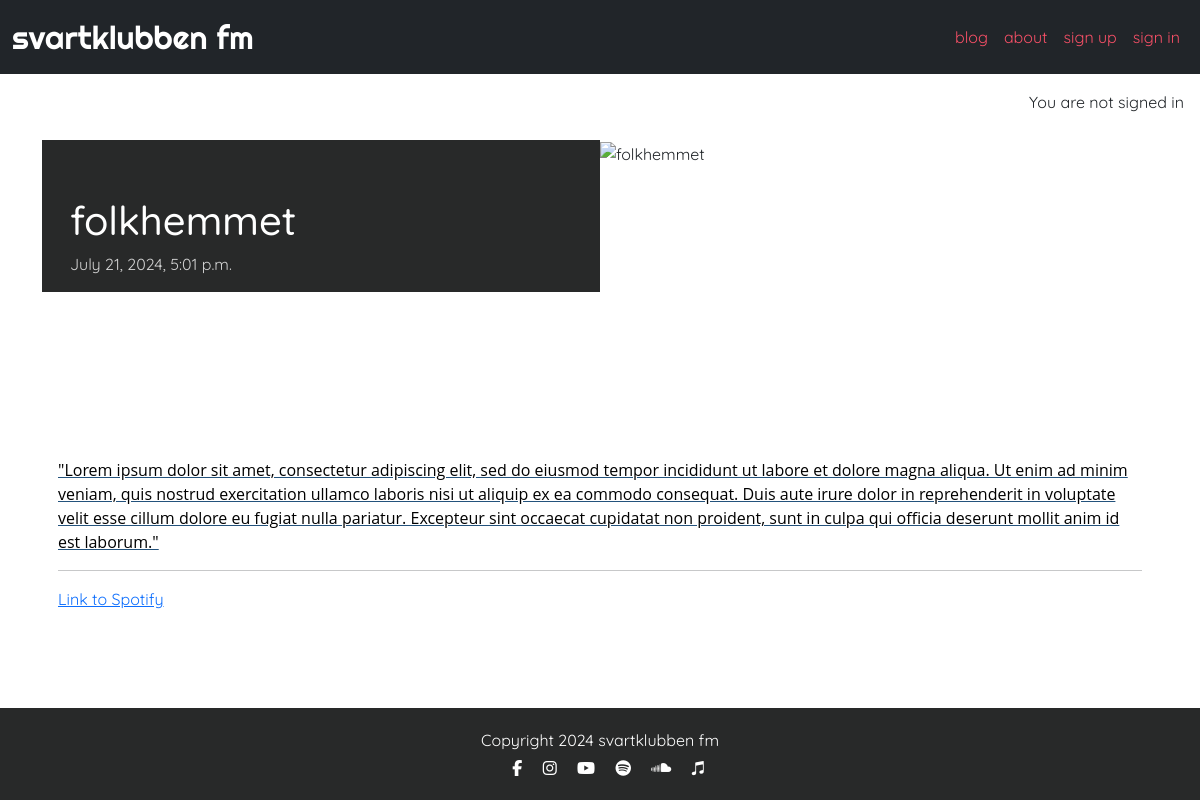
The page /folkhemmet-slug/ on the database its author committed.
### blog/models.py (models this page shows, shortened)
class Post(models.Model):
    title = models.CharField(max_length=200, unique=True)
    slug = models.SlugField(max_length=200, unique=True)
    label = models.CharField(max_length=200, default='content_type')
    author = models.ForeignKey(
        User, on_delete=models.CASCADE, related_name="blog_posts"
    )
    featured_image = CloudinaryField('image', default='placeholder')
    content = models.TextField()
    created_on = models.DateTimeField(auto_now_add=True)
    status = models.IntegerField(choices=STATUS, default=0)
    excerpt = models.TextField(blank=True)
    updated_on = models.DateTimeField(auto_now=True)
    class Meta:
        ordering = ["-created_on"]

### blog/views.py (the view)
# urls.py: path('<slug:slug>/', views.post_detail, name='post_detail'),
def post_detail(request, slug):
    queryset = Post.objects.filter(status=1)
    post = get_object_or_404(queryset, slug=slug)
    return render(
        request,
        "blog/post_detail.html",
        {"post": post},
    )

### blog/templates/blog/post_detail.html
{% extends 'base.html' %} {% block content %}
{% load static %}
<div class="masthead">
    <div class="container">
        <div class="row g-0">
            <div class="col-md-6 masthead-text">
                <h1 class="post-title">{{ post.title }}</h1>
                <p class="post-subtitle">{{ post.created_on }}</p>
            </div>
            <div class="d-none d-md-block col-md-6 masthead-image">
                {% if "placeholder" in post.featured_image.url %}
                <img src="{% static 'images/fyrplats-vinter.png' %}" class="scale"
                alt="placeholder image">
                {% else %}
                <img src="{{ post.featured_image.url }}" class="scale"
                alt="{{ post.title }}">
                {% endif %}
            </div>
        </div>
    </div>
</div>
<div class="container">
    <div class="row">
        <div class="col card mb-4  mt-3 left  top">
            <div class="card-body">
                <p class="card-text">
                    {{ post.content | safe }}
                </p>
            </div>
        </div>
    </div>
</div>
{% endblock content %}

### static/css/style.css (style rules this page uses)
body { background-color: #F9FAFC; font-family: Quicksand, sans-serif; }
.main-bg { background-color: #ffffff; }
.card { border: none; background-color: transparent; }
.scale { width: 100%; height: auto; }
.masthead { margin-top: 10px; overflow: hidden; position: relative; display: inline-block; height: 33vh; width: 100%; }
.masthead-text { background-color: #282929; color: white; position: relative; }
.masthead-image { position: relative; overflow: hidden; }
.masthead-image:after { content: ""; position: absolute; top: 0; background: #282929; z-index: 100; }
.post-title { margin-top: 10%; margin-left: 5%; }
.post-subtitle { margin-left: 5%; color: #d3d3d3; }

### rows shown on the page
Post: title "folkhemmet", created_on "July 21, 2024, 5:01 p.m.", content "\"Lorem ipsum dolor sit amet, consectetur adipiscing elit, sed do eiusmod tempor incididunt ut labore et dolore magna aliqua. Ut enim ad minim veniam, quis nostrud exercitation ullamco laboris nisi ut aliquip ex ea commodo consequat. Duis aute irure dolor in reprehenderit in voluptate velit esse cillum dolore eu fugiat nulla pariatur. Excepteur sint occaecat cupidatat non proident, sunt in culpa qui officia deserunt mollit anim id est laborum.\" Link to Spotify"
